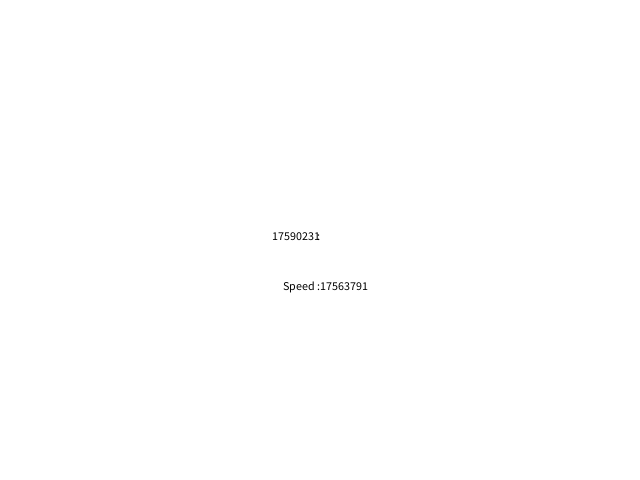
Frame 1 (no input)
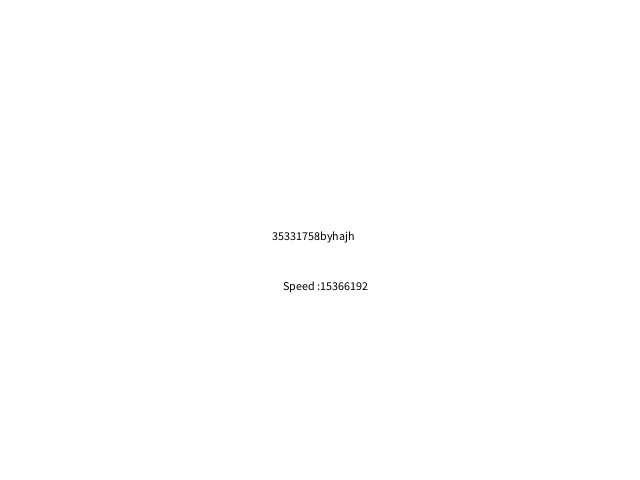
Frame 60 (the mouse pressed at the canvas centre just before this capture)
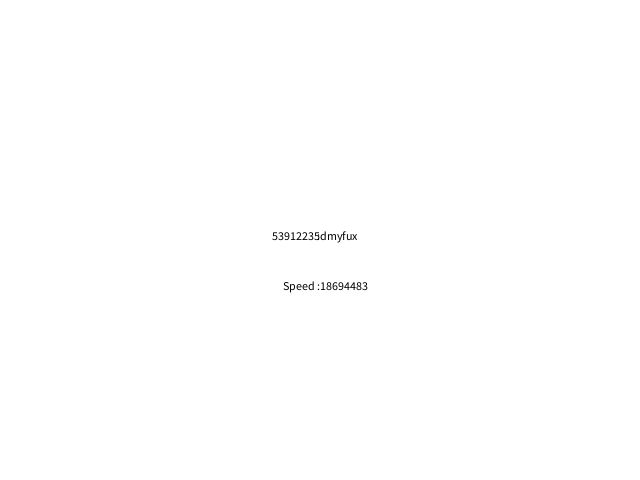
Frame 120 (the mouse held since frame 60 and released just before this capture)

The Processing sketch that drew these frames (run headless with seeded random() and noise(); from frame 60 on, the mouse is pressed at the canvas centre):

// Processing sketch: sketch_password_cracker
// ── sketch_password_cracker.pde

String password="martin";

String i="";
long counter=0;
int time=0;
long currCount=0;
int speed=0;

void draw(){
  background(255);
  textAlign(LEFT);
  text(i,width/2,height/2);
  if(millis()-time>=1000){speed=(int)(counter-currCount);time=millis();currCount=counter;}
  text(speed,width/2,height/2+50);
  textAlign(RIGHT);
  text((int)counter,width/2,height/2);
  text(":",width/2,height/2);
  text("Speed :",width/2,height/2+50);
}

void setup(){
  size(640,480);  
  fill(0);
  time=millis();
  thread("countUp");
}

boolean countUp(){
  for(;;addUp(i.length()))
    for(;checkNumOfChar();i=next(i),counter++)if(i.equals(password))return false;
}

void addUp(int l){
   i="";
   for(int c=0;c<=l;c++)
     i+="a";
}

boolean checkNumOfChar(){
  boolean p=false;
  for(int z=0;z<i.length();z++)if(i.charAt(z)!='z')p=true;
    return p;
}

 public static String next(String s) {
   int length = s.length();
   char c = s.charAt(length - 1);

   if(c == 'z')
     return length > 1 ? next(s.substring(0, length - 1)) + 'a' : "aa";

   return s.substring(0, length - 1) + ++c;
 }
